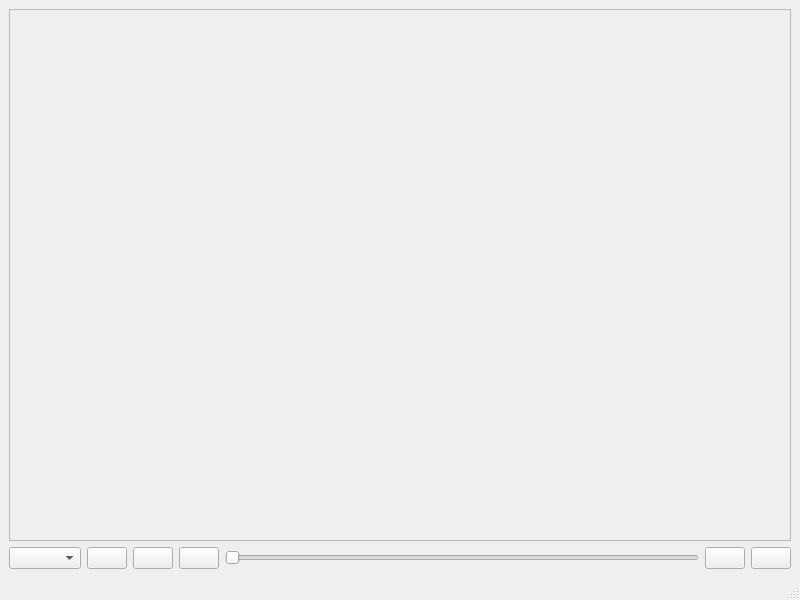
<?xml version="1.0" encoding="UTF-8"?>
<ui version="4.0">
 <class>BagViewer</class>
 <widget class="QMainWindow" name="BagViewer">
  <property name="geometry">
   <rect>
    <x>0</x>
    <y>0</y>
    <width>800</width>
    <height>600</height>
   </rect>
  </property>
  <property name="windowTitle">
   <string>ROS Bag Image Viewer</string>
  </property>
  <widget class="QWidget" name="centralwidget">
   <layout class="QVBoxLayout" name="verticalLayout_2">
    <item>
     <layout class="QVBoxLayout" name="verticalLayout">
      <item>
       <layout class="QHBoxLayout" name="imageLayout">
        <item>
         <widget class="RatioLayoutedFrame" name="imagePlace">
          <property name="frameShape">
           <enum>QFrame::StyledPanel</enum>
          </property>
          <property name="frameShadow">
           <enum>QFrame::Raised</enum>
          </property>
         </widget>
        </item>
       </layout>
      </item>
      <item>
       <layout class="QHBoxLayout" name="horizontalLayout_3">
        <item>
         <widget class="QComboBox" name="topicSelector"/>
        </item>
        <item>
         <widget class="QPushButton" name="prevFrameBtn">
          <property name="text">
           <string/>
          </property>
          <property name="icon">
           <iconset theme="go-previous">
            <normaloff>.</normaloff>.</iconset>
          </property>
         </widget>
        </item>
        <item>
         <widget class="QPushButton" name="playButton">
          <property name="text">
           <string/>
          </property>
          <property name="icon">
           <iconset theme="media-playback-start">
            <normaloff>.</normaloff>.</iconset>
          </property>
          <property name="checkable">
           <bool>true</bool>
          </property>
         </widget>
        </item>
        <item>
         <widget class="QPushButton" name="nextFrameBtn">
          <property name="text">
           <string/>
          </property>
          <property name="icon">
           <iconset theme="go-next">
            <normaloff>.</normaloff>.</iconset>
          </property>
         </widget>
        </item>
        <item>
         <widget class="QSlider" name="playProgress">
          <property name="orientation">
           <enum>Qt::Horizontal</enum>
          </property>
         </widget>
        </item>
        <item>
         <widget class="QPushButton" name="copyImageBtn">
          <property name="toolTip">
           <string>Copy image to clipboard</string>
          </property>
          <property name="text">
           <string/>
          </property>
          <property name="icon">
           <iconset theme="edit-copy"/>
          </property>
         </widget>
        </item>
        <item>
         <widget class="QPushButton" name="saveButton">
          <property name="toolTip">
           <string>Save image to file</string>
          </property>
          <property name="text">
           <string/>
          </property>
          <property name="icon">
           <iconset theme="document-save">
            <normaloff>.</normaloff>.</iconset>
          </property>
         </widget>
        </item>
       </layout>
      </item>
     </layout>
    </item>
   </layout>
  </widget>
  <widget class="QMenuBar" name="menubar">
   <property name="geometry">
    <rect>
     <x>0</x>
     <y>0</y>
     <width>800</width>
     <height>30</height>
    </rect>
   </property>
  </widget>
  <widget class="QStatusBar" name="statusbar"/>
 </widget>
 <customwidgets>
  <customwidget>
   <class>RatioLayoutedFrame</class>
   <extends>QFrame</extends>
   <header>ratio_layouted_frame.h</header>
   <container>1</container>
  </customwidget>
 </customwidgets>
 <resources/>
 <connections/>
</ui>
